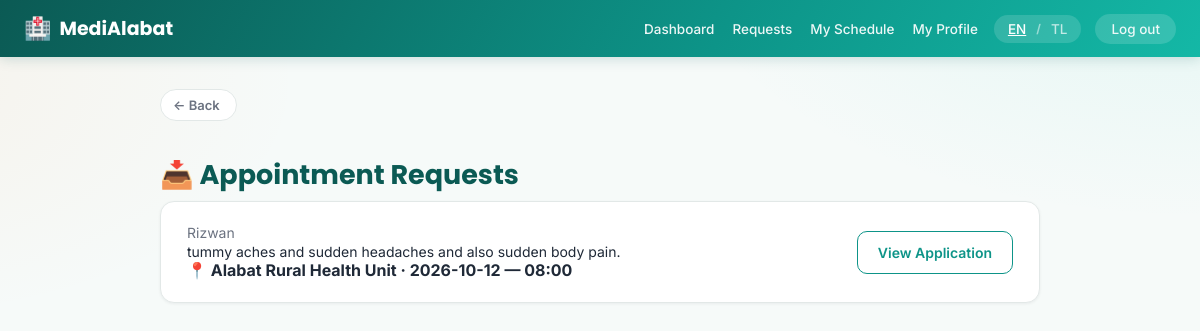
Before: /staff/requests (signed in) with the older database file.
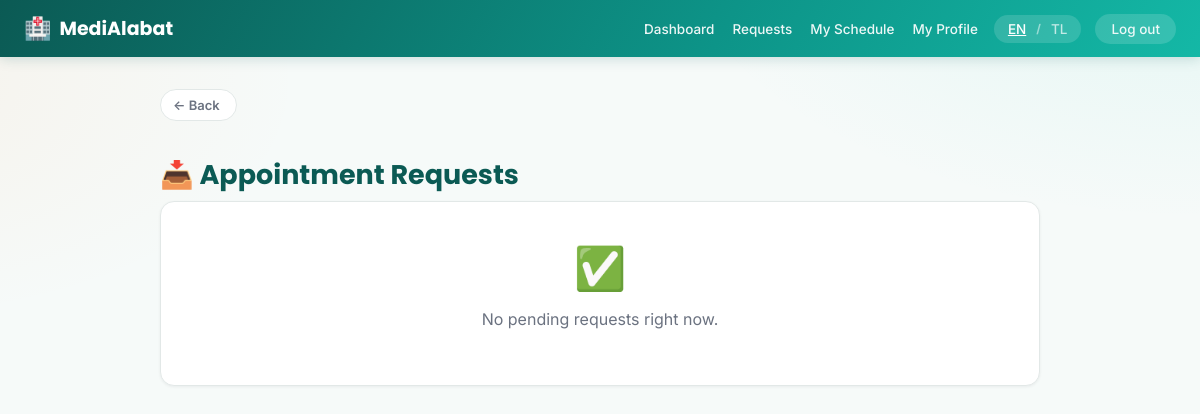
After: the same page with the newer database file.
### tables this page shows
CREATE TABLE appointments (
            id INTEGER PRIMARY KEY AUTOINCREMENT,
            patient_id INTEGER NOT NULL REFERENCES users(id) ON DELETE CASCADE,
            staff_id INTEGER NOT NULL REFERENCES users(id) ON DELETE CASCADE,
            clinic_id INTEGER NOT NULL REFERENCES clinics(id),
            appt_date TEXT NOT NULL,
            appt_time TEXT NOT NULL,
            reason TEXT,
            status TEXT NOT NULL DEFAULT 'Pending' CHECK(status IN ('Pending','Approved','Reschedule')),
            ai_note TEXT,
            created_at TEXT DEFAULT CURRENT_TIMESTAMP
        );

CREATE TABLE users (
    id INTEGER PRIMARY KEY AUTOINCREMENT,
    role TEXT NOT NULL CHECK(role IN ('patient', 'staff')),
    full_name TEXT NOT NULL,
    email TEXT UNIQUE NOT NULL,
    password_hash TEXT NOT NULL,
    contact_number TEXT,
    created_at TEXT DEFAULT CURRENT_TIMESTAMP
);

CREATE TABLE clinics (
    id INTEGER PRIMARY KEY AUTOINCREMENT,
    name TEXT NOT NULL,
    address TEXT
);

### app.py (the view)
@app.route("/staff/requests")
@login_required(role="staff")
def staff_requests(user):
    conn = get_db()
    requests_ = conn.execute(
        "SELECT a.*, u.full_name AS patient_name, c.name AS clinic_name FROM appointments a "
        "JOIN users u ON u.id = a.patient_id "
        "JOIN clinics c ON c.id = a.clinic_id "
        "WHERE a.staff_id=? AND a.status='Pending' "
        "ORDER BY a.appt_date ASC, a.appt_time ASC",
        (user["id"],),
    ).fetchall()
    conn.close()
    return render_template("staff/requests.html", requests=requests_)

### app.py (called while the page is built)
def current_user():
    if "user_id" not in session:
        return None
    conn = get_db()
    user = conn.execute("SELECT * FROM users WHERE id = ?", (session["user_id"],)).fetchone()
    conn.close()
    return user

def current_lang():
    return session.get("lang", DEFAULT_LANG)

@app.context_processor
def inject_globals():
    lang = current_lang()
    return {
        "current_user": current_user(),
        "current_lang": lang,
        "t": lambda key, **kwargs: _t(key, lang=lang, **kwargs),
    }

def login_required(role=None):
    def decorator(view):
        @functools.wraps(view)
        def wrapped(*args, **kwargs):
            user = current_user()
            if user is None:
                return redirect(url_for("login"))
            if role and user["role"] != role:
                abort(403)
            return view(user, *args, **kwargs)
        return wrapped
    return decorator

### db.py (called while the page is built)
def get_db():
    conn = sqlite3.connect(DB_PATH)
    conn.row_factory = sqlite3.Row
    conn.execute("PRAGMA foreign_keys = ON")
    return conn

### templates/staff/requests.html (shortened to what this page needs)
{% extends "base.html" %}
{% block content %}
<h1 class="fade-in">📥 {{ t('staff.requests_title') }}</h1>
{% if requests %}
<div class="appt-list">
    {% for r in requests %}
    <div class="card appt-row fade-in">
        <div>
            <div class="appt-clinic">{{ r.patient_name }}</div>
            <div class="appt-reason">{{ r.reason }}</div>
            <div class="appt-date">📍 {{ r.clinic_name }} · {{ r.appt_date }} — {{ r.appt_time }}</div>
        </div>
        <a href="{{ url_for('staff_request_detail', appt_id=r.id) }}" class="btn-secondary">{{ t('staff.view_application') }}</a>
    </div>
    {% endfor %}
</div>
{% else %}
<div class="card empty-state fade-in">
    <div class="empty-icon">✅</div>
    <p>{{ t('staff.no_pending') }}</p>
</div>
{% endif %}
{% endblock %}

Changed rows visible on the page:
removed appointments: patient_name "Rizwan", reason "tummy aches and sudden headaches and also sudden body pain.", clinic_name "Alabat Rural Health Unit", appt_date "2026-10-12", appt_time "08:00", t "View Application"
Other visible differences:
{{ t('staff.no_pending') }}: (not shown) → "No pending requests right now."
